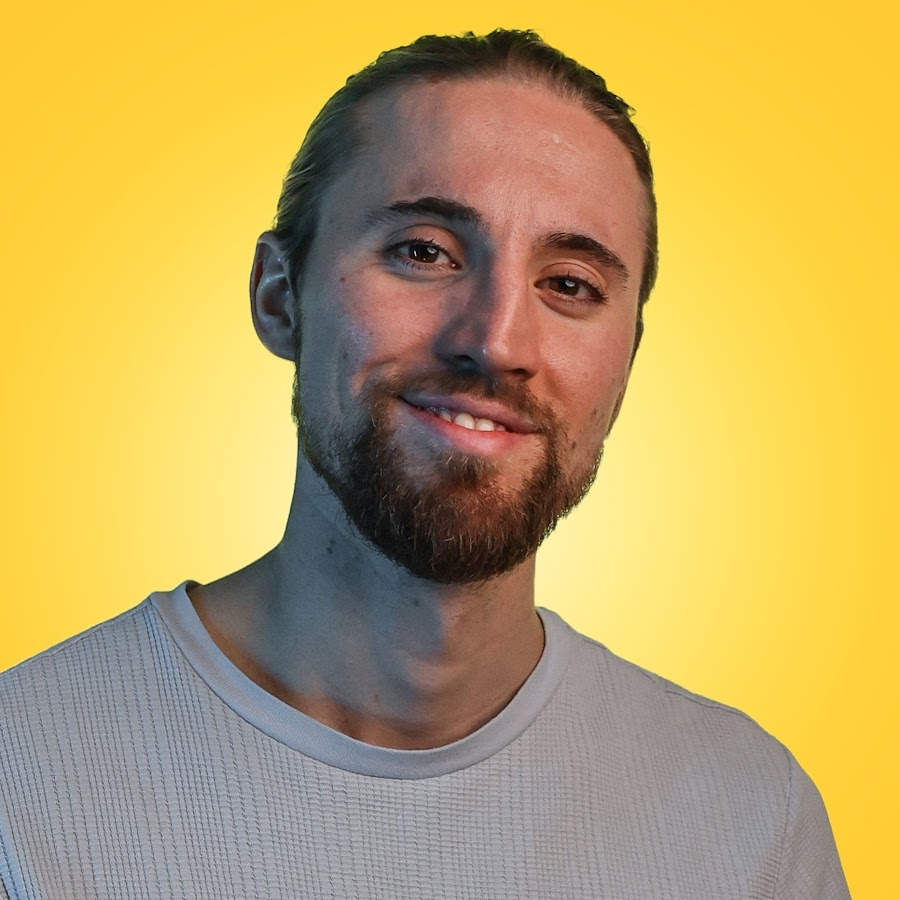
#> input picture generativeAI/images/yvan.jpg, 900 x 900 px
$ python thumbnail_generator.py
#> lines starting #> are read from the running program, lines starting #| are printed output that depends on the picture
from google import genai
from google.genai import types
from PIL import Image
import os
from pathlib import Path

# --- Fonction Collage (Inchangée) ---
def create_collage_multi(image_paths_list):
    loaded_images = []
    try:
        for path in image_paths_list:
            loaded_images.append(Image.open(path))
        if not loaded_images: return None
        min_height = min(img.height for img in loaded_images)
        resized_images = []
        for img in loaded_images:
            ratio = min_height / img.height
            new_width = int(img.width * ratio)
            resized_images.append(img.resize((new_width, min_height)))
        total_width = sum(img.width for img in resized_images)
        collage = Image.new('RGB', (total_width, min_height))
        x_offset = 0
        for img in resized_images:
            collage.paste(img, (x_offset, 0))
            x_offset += img.width
        collage.save("out/collage_multi.jpg")
        return collage
    except Exception as e:
        print(f"❌ Erreur collage : {e}")
        return None


images = {
    "yvan": "images/yvan.jpg",
    "thomas": "images/thomas.jpg",
    "maxime": "images/maxime.png",
    "etienne": "images/etienne.jpg",
}

def generate_thumbnail(client, prompt, photos=None):
    if photos is None:
        photos = ["yvan", "thomas"]
    script_dir = Path(__file__).resolve().parent

    files = []
    for photo in photos:
        files.append(os.path.join(script_dir, images[photo]))
    collage_input = create_collage_multi(files)
#> in create_collage_multi, `min_height = min(img.height for img in loaded_images)`: min_height = 900
#> the loop in create_collage_multi, `for img in loaded_images:` made 2 passes
#> (ratio, new_width) on passes 1 to 2: (1, 900), (0.875, 1399)
#> after the loop in create_collage_multi, `for img in loaded_images:`: resized_images = 2 items
#> in create_collage_multi, `total_width = sum(img.width for img in resized_images)`: total_width = 2299
#> in create_collage_multi, `collage = Image.new('RGB', (total_width, min_height))`: collage: PIL image 2299x900 RGB; every value is 0
#> the loop in create_collage_multi, `for img in resized_images:` made 2 passes
#> x_offset on passes 1 to 2: 900, 2299
#> after the loop in create_collage_multi, `for img in resized_images:`:
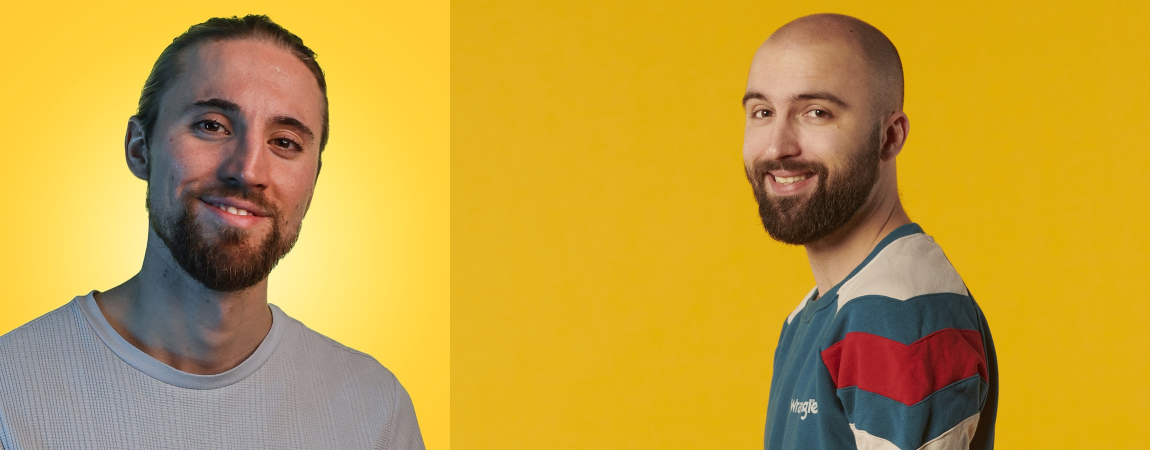
#> collage: PIL image 2299x900 RGB (shown at 1/2 size); mean R, G, B 196.5, 159.2, 57.7
    response = client.models.generate_content(
        model="gemini-2.5-flash-image",
        contents=[prompt, collage_input],
        config=types.GenerateContentConfig(
            image_config=types.ImageConfig(aspect_ratio="16:9"),
            safety_settings=[
                types.SafetySetting(category="HARM_CATEGORY_HARASSMENT", threshold="BLOCK_ONLY_HIGH"),
                types.SafetySetting(category="HARM_CATEGORY_DANGEROUS_CONTENT", threshold="BLOCK_ONLY_HIGH"),
            ],
        )
    )
    if response.parts:
        for part in response.parts:
            if part.inline_data:
                img = part.as_image()
                if img:
                    random_id = os.urandom(4).hex()
                    img.save(f"out/{random_id}.jpg")
                    return img
    return None


if __name__ == "__main__":
    from dotenv import load_dotenv
    load_dotenv()
    client = genai.Client(api_key=os.getenv("GEN_AI_CLIENT_KEY"))

    titre_video = "100 bêtes sauvages"

    # --- PROMPT AVEC ZOOM OPTIMISÉ ---
    prompt = f"""You are an expert YouTube thumbnail designer.
        Task: Create a high-stakes 'Jungle Survival' movie poster using the people in this reference collage.

         --- A. CADRAGE ZOOMÉ (Plan Poitrine / Head & Shoulders) ---
        CRITICAL FRAMING: TIGHT HEAD AND SHOULDERS PORTRAIT.
        The camera must be CLOSE to the faces.
        Show the men from the top of their heads down to the MIDDLE OF THEIR CHEST only.
        Do NOT show the stomach or waist. Zoom in!
        Their faces must be large and dominant in the frame.

        # --- B. TYPOGRAPHIE (Ajustée au Zoom) ---
        TYPOGRAPHY: Place the title '{titre_video}' at the BOTTOM CENTER.
        Since the shot is tight, the text should OVERLAP their chest/shoulders area.
        Style: MASSIVE, BOLD, 3D Sans-Serif font (Impact style).
        Color: White/Yellow with thick black outline.
        Add a dark shadow behind the text so it pops against the shirts.

        # --- C. RESTE DU PROMPT ---
        COMPOSITION: Remove dividing lines. Unified jungle environment.
        IDENTITY: Preserve facial features, hair, and beards exactly.
        EXPRESSIONS: Intense, heroic, determined 'Survivor' looks.
        ATTIRE: Clean adventurer shirts (Khaki).
        BACKGROUND: Dense jungle, ancient ruins, dramatic lighting."""


    print(f"\n--- Envoi avec Zoom 'Plan Poitrine' + Titre ---")

    try:
        found = False
        response = generate_thumbnail(client, prompt)
        if response.parts:
            for part in response.parts:
                if part.inline_data:
                    print("✅ SUCCÈS ! Miniature zoomée reçue.")
                    img = part.as_image()
                    img.save("resultat_zoom_final.png")
                    img.show()
                    found = True
                elif part.text:
                    print(f"ℹ️ Info : {part.text}")

        if not found:
            print("❌ Echec.")

    except Exception as e:
        print(f"Erreur technique : {e}")
